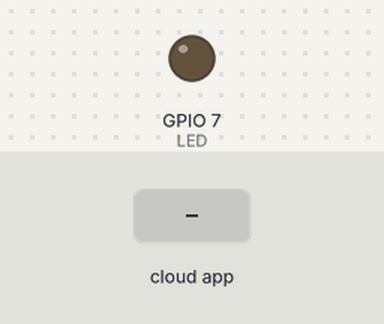
This sketch was run on a simulated ESP8266 (NodeMCU). Parts: output pins drawn as LEDs (lit = HIGH). The inputs (shaded band) are chosen by the test bench. WiFi joins after 1.5 s; servers stay silent unless stated; the Firebase database answers and starts empty; what the sketch prints to the serial monitor is not drawn.

Above: at 2.8 s.
2.9 s: the phone or cloud app sets lamp to 1
At 4.4 s:
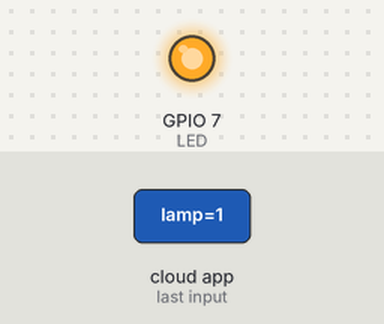
4.7 s: the phone or cloud app sets lamp to 0
At 5.4 s:
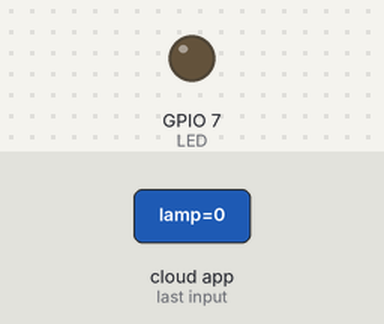
Timing chart, 0 to 7.7 s (numbered marks = the images above; inputs shaded):
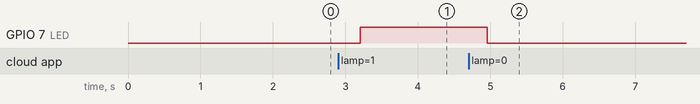

The sketch:

Firebase_Led.ino
```cpp
#include <ESP8266WiFi.h>
#include <FirebaseArduino.h>

#define FIREBASE_HOST "https://projeto-arduino-e1464.firebaseio.com/"
#define FIREBASE_AUTH "jna0HXLdE5eKnQy6frY8rCmIq9CecvRBOkD1Ihtz"
#define WIFI_SSID "NET_2G3B7F5A"
#define WIFI_PASSWORD "5A3B7F5A"

const int LED = 7;

void setupPins(){

  pinMode(LED, OUTPUT);
  digitalWrite(LED, LOW);

}

void setupWifi(){
  WiFi.begin(WIFI_SSID, WIFI_PASSWORD);
  Serial.print("Conectando");
  while (WiFi.status() != WL_CONNECTED) {
    Serial.print(".");
    delay(500);
  }
  Serial.println();
  Serial.print("Conectado a: ");
  Serial.println(WiFi.localIP());
}

void setupFirebase(){
  Firebase.begin(FIREBASE_HOST, FIREBASE_AUTH);
  bool ledVal = Firebase.getBool("ligado");
  digitalWrite(LED, ledVal ? HIGH : LOW);
}

void setup() {
  Serial.begin(9600);

  setupPins();
  setupWifi();

  setupFirebase();

}

void loop() {

  // Verifica o valor da lampada no firebase
  bool lampValue = Firebase.getBool("lamp");
  digitalWrite(LED, lampValue ? HIGH : LOW);

  delay(200);
}
```

Measured:
- after the input at 2.9 s, GPIO 7 (LED): LOW → HIGH after 0.30 s
- after the input at 4.7 s, GPIO 7 (LED): HIGH → LOW after 0.25 s
